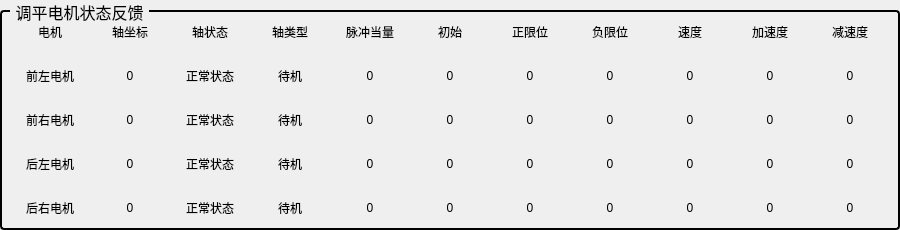
     <widget class="QGroupBox" name="groupBox_3">
      <property name="sizePolicy">
       <sizepolicy hsizetype="Minimum" vsizetype="Maximum">
        <horstretch>1</horstretch>
        <verstretch>3</verstretch>
       </sizepolicy>
      </property>
      <property name="minimumSize">
       <size>
        <width>900</width>
        <height>0</height>
       </size>
      </property>
      <property name="maximumSize">
       <size>
        <width>16777215</width>
        <height>250</height>
       </size>
      </property>
      <property name="font">
       <font>
        <family>等线</family>
        <pointsize>12</pointsize>
       </font>
      </property>
      <property name="styleSheet">
       <string notr="true">QGroupBox {
    border: 2px solid #000000; /* 2px宽的黑色边框，可根据需要调整粗细和颜色 */
    border-radius: 4px; /* 可选：添加边框圆角 */
    margin-top: 10px; /* 为标题留出空间 */
}
QGroupBox::title {
    subcontrol-origin: margin;
    subcontrol-position: top left; /* 标题位置 */
    left: 10px; /* 标题左侧间距 */
    padding: 0 3px 0 3px; /* 标题文字周围留白 */
}</string>
      </property>
      <property name="title">
       <string>调平电机状态反馈</string>
      </property>
      <layout class="QVBoxLayout" name="verticalLayout_63">
       <item>
        <layout class="QHBoxLayout" name="horizontalLayout_2">
         <item>
          <layout class="QGridLayout" name="gridLayout_3">
           <item row="6" column="6">
            <widget class="QLabel" name="lblFsLimit2">
             <property name="text">
              <string>0</string>
             </property>
             <property name="alignment">
              <set>Qt::AlignCenter</set>
             </property>
            </widget>
           </item>
           <item row="0" column="10">
            <widget class="QLabel" name="label_84">
             <property name="text">
              <string>减速度</string>
             </property>
             <property name="alignment">
              <set>Qt::AlignCenter</set>
             </property>
            </widget>
           </item>
           <item row="8" column="6">
            <widget class="QLabel" name="lblFsLimit3">
             <property name="text">
              <string>0</string>
             </property>
             <property name="alignment">
              <set>Qt::AlignCenter</set>
             </property>
            </widget>
           </item>
           <item row="6" column="8">
            <widget class="QLabel" name="lblAxisSpeed2">
             <property name="text">
              <string>0</string>
             </property>
             <property name="alignment">
              <set>Qt::AlignCenter</set>
             </property>
            </widget>
           </item>
           <item row="0" column="0">
            <widget class="QLabel" name="label_26">
             <property name="sizePolicy">
              <sizepolicy hsizetype="Preferred" vsizetype="Minimum">
               <horstretch>0</horstretch>
               <verstretch>0</verstretch>
              </sizepolicy>
             </property>
             <property name="text">
              <string>电机</string>
             </property>
             <property name="alignment">
              <set>Qt::AlignCenter</set>
             </property>
            </widget>
           </item>
           <item row="2" column="7">
            <widget class="QLabel" name="lblBsLimit0">
             <property name="text">
              <string>0</string>
             </property>
             <property name="alignment">
              <set>Qt::AlignCenter</set>
             </property>
            </widget>
           </item>
           <item row="4" column="8">
            <widget class="QLabel" name="lblAxisSpeed1">
             <property name="text">
              <string>0</string>
             </property>
             <property name="alignment">
              <set>Qt::AlignCenter</set>
             </property>
            </widget>
           </item>
           <item row="4" column="0">
            <widget class="QLabel" name="label_21">
             <property name="sizePolicy">
              <sizepolicy hsizetype="Preferred" vsizetype="Maximum">
               <horstretch>0</horstretch>
               <verstretch>0</verstretch>
              </sizepolicy>
             </property>
             <property name="text">
              <string>前右电机</string>
             </property>
             <property name="alignment">
              <set>Qt::AlignCenter</set>
             </property>
            </widget>
           </item>
           <item row="1" column="4">
            <spacer name="verticalSpacer">
             <property name="orientation">
              <enum>Qt::Vertical</enum>
             </property>
             <property name="sizeType">
              <enum>QSizePolicy::Minimum</enum>
             </property>
             <property name="sizeHint" stdset="0">
              <size>
               <width>20</width>
               <height>20</height>
              </size>
             </property>
            </spacer>
           </item>
           <item row="2" column="4">
            <widget class="QLabel" name="lblAxisUnits0">
             <property name="text">
              <string>0</string>
             </property>
             <property name="alignment">
              <set>Qt::AlignCenter</set>
             </property>
            </widget>
           </item>
           <item row="2" column="3">
            <widget class="QLabel" name="lblAxisType0">
             <property name="text">
              <string>待机</string>
             </property>
             <property name="alignment">
              <set>Qt::AlignCenter</set>
             </property>
            </widget>
           </item>
           <item row="4" column="3">
            <widget class="QLabel" name="lblAxisType1">
             <property name="text">
              <string>待机</string>
             </property>
             <property name="alignment">
              <set>Qt::AlignCenter</set>
             </property>
            </widget>
           </item>
           <item row="8" column="1">
            <widget class="QLabel" name="lblPosi3">
             <property name="text">
              <string>0</string>
             </property>
             <property name="alignment">
              <set>Qt::AlignCenter</set>
             </property>
            </widget>
           </item>
           <item row="4" column="2">
            <widget class="QLabel" name="lblAxisStatus1">
             <property name="text">
              <string>正常状态</string>
             </property>
             <property name="alignment">
              <set>Qt::AlignCenter</set>
             </property>
            </widget>
           </item>
           <item row="6" column="5">
            <widget class="QLabel" name="lblAxisInit2">
             <property name="text">
              <string>0</string>
             </property>
             <property name="alignment">
              <set>Qt::AlignCenter</set>
             </property>
            </widget>
           </item>
           <item row="0" column="8">
            <widget class="QLabel" name="label_77">
             <property name="text">
              <string>速度</string>
             </property>
             <property name="alignment">
              <set>Qt::AlignCenter</set>
             </property>
            </widget>
           </item>
           <item row="8" column="0">
            <widget class="QLabel" name="label_30">
             <property name="sizePolicy">
              <sizepolicy hsizetype="Preferred" vsizetype="Maximum">
               <horstretch>0</horstretch>
               <verstretch>0</verstretch>
              </sizepolicy>
             </property>
             <property name="text">
              <string>后右电机</string>
             </property>
             <property name="alignment">
              <set>Qt::AlignCenter</set>
             </property>
            </widget>
           </item>
           <item row="7" column="4">
            <spacer name="verticalSpacer_4">
             <property name="orientation">
              <enum>Qt::Vertical</enum>
             </property>
             <property name="sizeType">
              <enum>QSizePolicy::Minimum</enum>
             </property>
             <property name="sizeHint" stdset="0">
              <size>
               <width>20</width>
               <height>20</height>
              </size>
             </property>
            </spacer>
           </item>
           <item row="0" column="2">
            <widget class="QLabel" name="label_24">
             <property name="text">
              <string>轴状态</string>
             </property>
             <property name="alignment">
              <set>Qt::AlignCenter</set>
             </property>
            </widget>
           </item>
           <item row="2" column="9">
            <widget class="QLabel" name="lblAxisAccel0">
             <property name="text">
              <string>0</string>
             </property>
             <property name="alignment">
              <set>Qt::AlignCenter</set>
             </property>
            </widget>
           </item>
           <item row="8" column="8">
            <widget class="QLabel" name="lblAxisSpeed3">
             <property name="text">
              <string>0</string>
             </property>
             <property name="alignment">
              <set>Qt::AlignCenter</set>
             </property>
            </widget>
           </item>
           <item row="0" column="5">
            <widget class="QLabel" name="label_171">
             <property name="text">
              <string>初始</string>
             </property>
             <property name="alignment">
              <set>Qt::AlignCenter</set>
             </property>
            </widget>
           </item>
           <item row="2" column="10">
            <widget class="QLabel" name="lblAxisDecel0">
             <property name="text">
              <string>0</string>
             </property>
             <property name="alignment">
              <set>Qt::AlignCenter</set>
             </property>
            </widget>
           </item>
           <item row="0" column="9">
            <widget class="QLabel" name="label_78">
             <property name="text">
              <string>加速度</string>
             </property>
             <property name="alignment">
              <set>Qt::AlignCenter</set>
             </property>
            </widget>
           </item>
           <item row="8" column="9">
            <widget class="QLabel" name="lblAxisAccel3">
             <property name="text">
              <string>0</string>
             </property>
             <property name="alignment">
              <set>Qt::AlignCenter</set>
             </property>
            </widget>
           </item>
           <item row="6" column="9">
            <widget class="QLabel" name="lblAxisAccel2">
             <property name="text">
              <string>0</string>
             </property>
             <property name="alignment">
              <set>Qt::AlignCenter</set>
             </property>
            </widget>
           </item>
           <item row="4" column="10">
            <widget class="QLabel" name="lblAxisDecel1">
             <property name="text">
              <string>0</string>
             </property>
             <property name="alignment">
              <set>Qt::AlignCenter</set>
             </property>
            </widget>
           </item>
           <item row="6" column="4">
            <widget class="QLabel" name="lblAxisUnits2">
             <property name="text">
              <string>0</string>
             </property>
             <property name="alignment">
              <set>Qt::AlignCenter</set>
             </property>
            </widget>
           </item>
           <item row="2" column="5">
            <widget class="QLabel" name="lblAxisInit0">
             <property name="text">
              <string>0</string>
             </property>
             <property name="alignment">
              <set>Qt::AlignCenter</set>
             </property>
            </widget>
           </item>
           <item row="6" column="2">
            <widget class="QLabel" name="lblAxisStatus2">
             <property name="text">
              <string>正常状态</string>
             </property>
             <property name="alignment">
              <set>Qt::AlignCenter</set>
             </property>
            </widget>
           </item>
           <item row="0" column="6">
            <widget class="QLabel" name="label_27">
             <property name="text">
              <string>正限位</string>
             </property>
             <property name="alignment">
              <set>Qt::AlignCenter</set>
             </property>
            </widget>
           </item>
           <item row="6" column="1">
            <widget class="QLabel" name="lblPosi2">
             <property name="text">
              <string>0</string>
             </property>
             <property name="alignment">
              <set>Qt::AlignCenter</set>
             </property>
            </widget>
           </item>
           <item row="0" column="7">
            <widget class="QLabel" name="label_18">
             <property name="text">
              <string>负限位</string>
             </property>
             <property name="alignment">
              <set>Qt::AlignCenter</set>
             </property>
            </widget>
           </item>
           <item row="4" column="9">
            <widget class="QLabel" name="lblAxisAccel1">
             <property name="text">
              <string>0</string>
             </property>
             <property name="alignment">
              <set>Qt::AlignCenter</set>
             </property>
            </widget>
           </item>
           <item row="8" column="2">
            <widget class="QLabel" name="lblAxisStatus3">
             <property name="text">
              <string>正常状态</string>
             </property>
             <property name="alignment">
              <set>Qt::AlignCenter</set>
             </property>
            </widget>
           </item>
           <item row="2" column="8">
            <widget class="QLabel" name="lblAxisSpeed0">
             <property name="text">
              <string>0</string>
             </property>
             <property name="alignment">
              <set>Qt::AlignCenter</set>
             </property>
            </widget>
           </item>
           <item row="4" column="7">
            <widget class="QLabel" name="lblBsLimit1">
             <property name="text">
              <string>0</string>
             </property>
             <property name="alignment">
              <set>Qt::AlignCenter</set>
             </property>
            </widget>
           </item>
           <item row="0" column="3">
            <widget class="QLabel" name="label_28">
             <property name="text">
              <string>轴类型</string>
             </property>
             <property name="alignment">
              <set>Qt::AlignCenter</set>
             </property>
            </widget>
           </item>
           <item row="0" column="4">
            <widget class="QLabel" name="label_194">
             <property name="text">
              <string>脉冲当量</string>
             </property>
             <property name="alignment">
              <set>Qt::AlignCenter</set>
             </property>
            </widget>
           </item>
           <item row="5" column="4">
            <spacer name="verticalSpacer_3">
             <property name="orientation">
              <enum>Qt::Vertical</enum>
             </property>
             <property name="sizeType">
              <enum>QSizePolicy::Minimum</enum>
             </property>
             <property name="sizeHint" stdset="0">
              <size>
               <width>20</width>
               <height>20</height>
              </size>
             </property>
            </spacer>
           </item>
           <item row="3" column="4">
            <spacer name="verticalSpacer_2">
             <property name="orientation">
              <enum>Qt::Vertical</enum>
             </property>
             <property name="sizeType">
              <enum>QSizePolicy::Minimum</enum>
             </property>
             <property name="sizeHint" stdset="0">
              <size>
               <width>20</width>
               <height>20</height>
              </size>
             </property>
            </spacer>
           </item>
           <item row="6" column="10">
            <widget class="QLabel" name="lblAxisDecel2">
             <property name="text">
              <string>0</string>
             </property>
             <property name="alignment">
              <set>Qt::AlignCenter</set>
             </property>
            </widget>
           </item>
           <item row="8" column="5">
            <widget class="QLabel" name="lblAxisInit3">
             <property name="text">
              <string>0</string>
             </property>
             <property name="alignment">
              <set>Qt::AlignCenter</set>
             </property>
            </widget>
           </item>
           <item row="2" column="2">
            <widget class="QLabel" name="lblAxisStatus0">
             <property name="text">
              <string>正常状态</string>
             </property>
             <property name="alignment">
              <set>Qt::AlignCenter</set>
             </property>
            </widget>
           </item>
           <item row="6" column="7">
            <widget class="QLabel" name="lblBsLimit2">
             <property name="text">
              <string>0</string>
             </property>
             <property name="alignment">
              <set>Qt::AlignCenter</set>
             </property>
            </widget>
           </item>
           <item row="4" column="5">
            <widget class="QLabel" name="lblAxisInit1">
             <property name="text">
              <string>0</string>
             </property>
             <property name="alignment">
              <set>Qt::AlignCenter</set>
             </property>
            </widget>
           </item>
           <item row="0" column="1">
            <widget class="QLabel" name="label_25">
             <property name="text">
              <string>轴坐标</string>
             </property>
             <property name="alignment">
              <set>Qt::AlignCenter</set>
             </property>
            </widget>
           </item>
           <item row="8" column="7">
            <widget class="QLabel" name="lblBsLimit3">
             <property name="text">
              <string>0</string>
             </property>
             <property name="alignment">
              <set>Qt::AlignCenter</set>
             </property>
            </widget>
           </item>
           <item row="4" column="1">
            <widget class="QLabel" name="lblPosi1">
             <property name="sizePolicy">
              <sizepolicy hsizetype="Preferred" vsizetype="Maximum">
               <horstretch>0</horstretch>
               <verstretch>0</verstretch>
              </sizepolicy>
             </property>
             <property name="text">
              <string>0</string>
             </property>
             <property name="alignment">
              <set>Qt::AlignCenter</set>
             </property>
            </widget>
           </item>
           <item row="8" column="4">
            <widget class="QLabel" name="lblAxisUnits3">
             <property name="text">
              <string>0</string>
             </property>
             <property name="alignment">
              <set>Qt::AlignCenter</set>
             </property>
            </widget>
           </item>
           <item row="2" column="1">
            <widget class="QLabel" name="lblPosi0">
             <property name="text">
              <string>0</string>
             </property>
             <property name="alignment">
              <set>Qt::AlignCenter</set>
             </property>
            </widget>
           </item>
           <item row="2" column="0">
            <widget class="QLabel" name="label_20">
             <property name="sizePolicy">
              <sizepolicy hsizetype="Preferred" vsizetype="Maximum">
               <horstretch>0</horstretch>
               <verstretch>0</verstretch>
              </sizepolicy>
             </property>
             <property name="text">
              <string>前左电机</string>
             </property>
             <property name="alignment">
              <set>Qt::AlignCenter</set>
             </property>
            </widget>
           </item>
           <item row="4" column="6">
            <widget class="QLabel" name="lblFsLimit1">
             <property name="text">
              <string>0</string>
             </property>
             <property name="alignment">
              <set>Qt::AlignCenter</set>
             </property>
            </widget>
           </item>
           <item row="2" column="6">
            <widget class="QLabel" name="lblFsLimit0">
             <property name="text">
              <string>0</string>
             </property>
             <property name="alignment">
              <set>Qt::AlignCenter</set>
             </property>
            </widget>
           </item>
           <item row="8" column="10">
            <widget class="QLabel" name="lblAxisDecel3">
             <property name="text">
              <string>0</string>
             </property>
             <property name="alignment">
              <set>Qt::AlignCenter</set>
             </property>
            </widget>
           </item>
           <item row="4" column="4">
            <widget class="QLabel" name="lblAxisUnits1">
             <property name="text">
              <string>0</string>
             </property>
             <property name="alignment">
              <set>Qt::AlignCenter</set>
             </property>
            </widget>
           </item>
           <item row="6" column="0">
            <widget class="QLabel" name="label_29">
             <property name="sizePolicy">
              <sizepolicy hsizetype="Preferred" vsizetype="Maximum">
               <horstretch>0</horstretch>
               <verstretch>0</verstretch>
              </sizepolicy>
             </property>
             <property name="text">
              <string>后左电机</string>
             </property>
             <property name="alignment">
              <set>Qt::AlignCenter</set>
             </property>
            </widget>
           </item>
           <item row="6" column="3">
            <widget class="QLabel" name="lblAxisType2">
             <property name="text">
              <string>待机</string>
             </property>
             <property name="alignment">
              <set>Qt::AlignCenter</set>
             </property>
            </widget>
           </item>
           <item row="8" column="3">
            <widget class="QLabel" name="lblAxisType3">
             <property name="text">
              <string>待机</string>
             </property>
             <property name="alignment">
              <set>Qt::AlignCenter</set>
             </property>
            </widget>
           </item>
          </layout>
         </item>
        </layout>
       </item>
      </layout>
     </widget>
